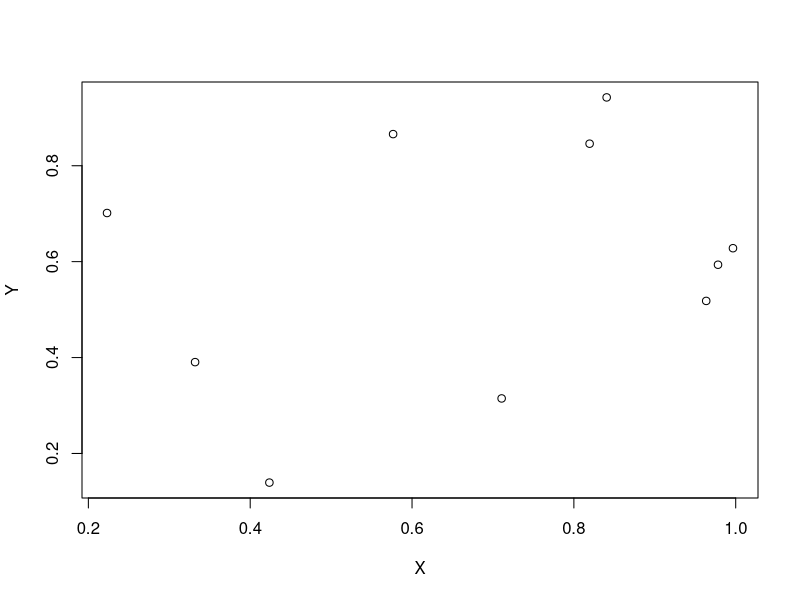
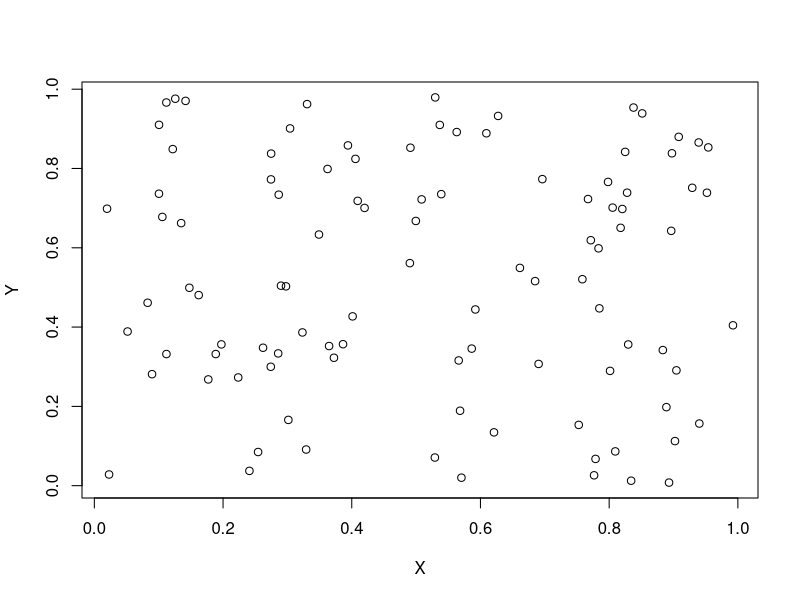
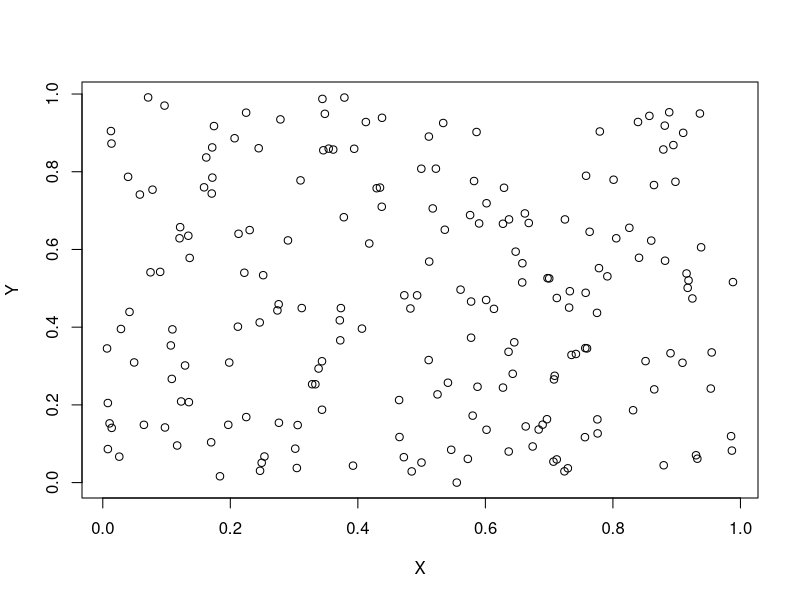
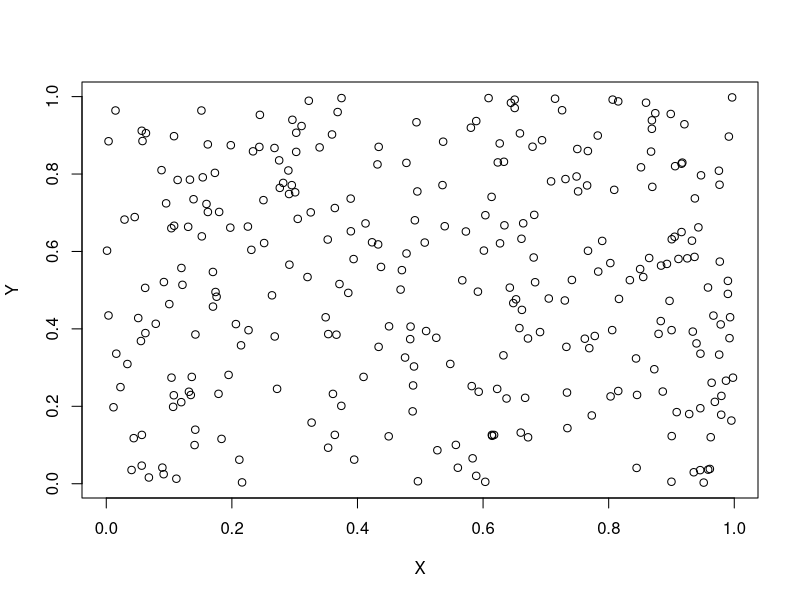
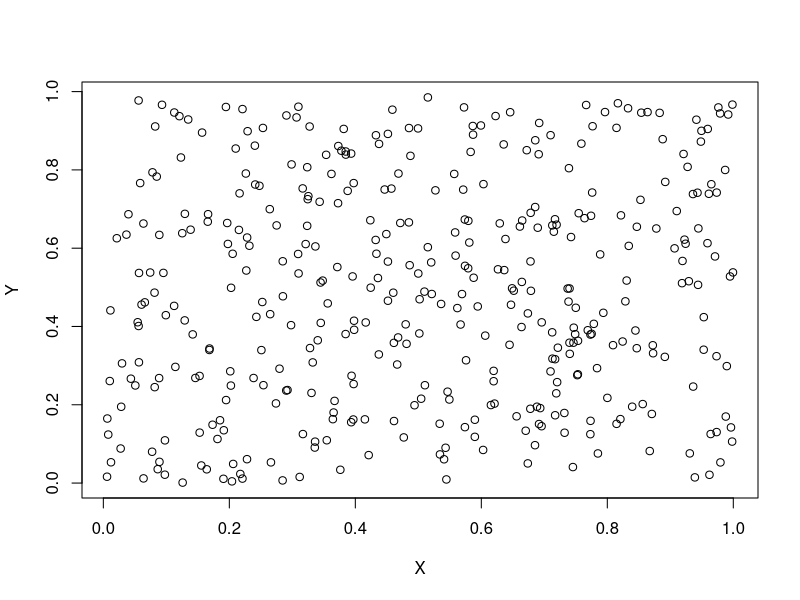
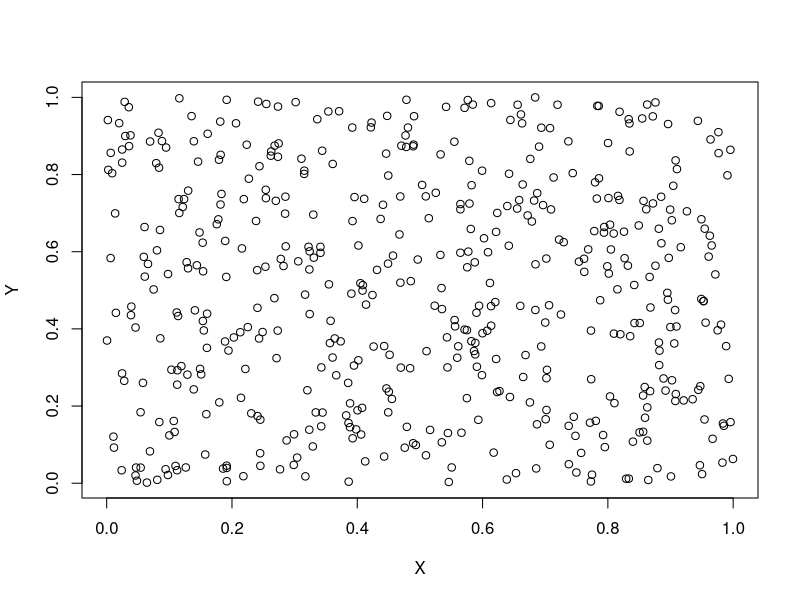
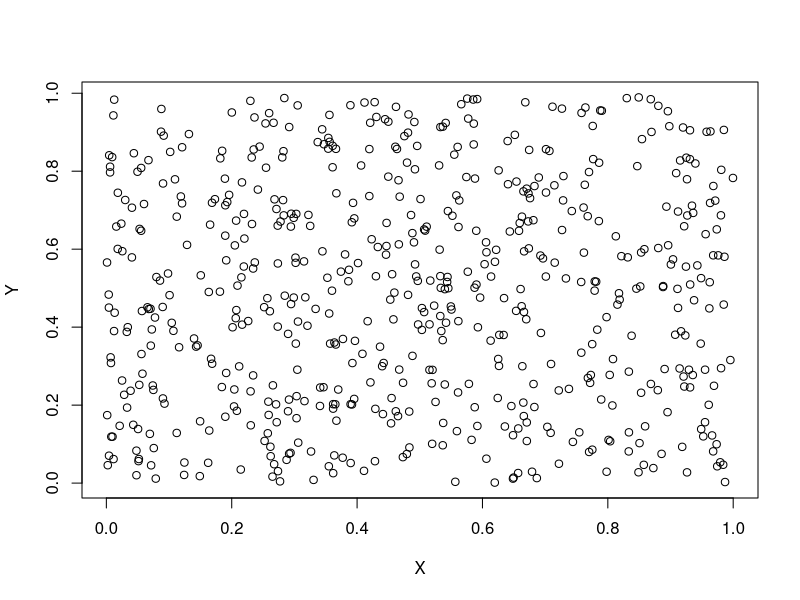
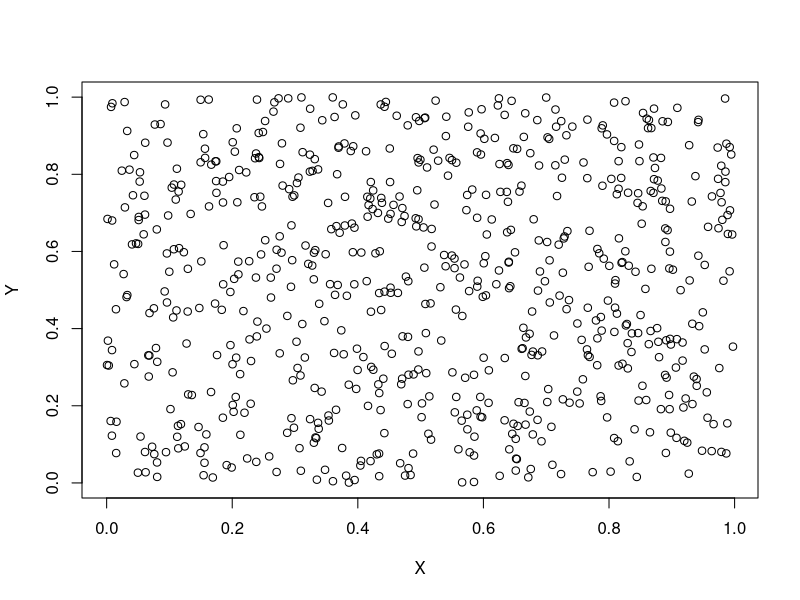

Recreate these plots in R, in order.
library(spatstat)
#library(jsonlite)
library(rjson)
library(stringr)

tocke <- function(n){
  t <- rpoint(n)
  X <- t$x
  Y <- t$y
  plot(X,Y)
  json <- toJSON(list(X = X,Y = Y))#, indent = 1)
  write(json,str_glue("tocke_{n}.json"))
  
}


set.seed(23)
tocke(10)
for(i in seq(100,10000,100)){tocke(i)}

tocke(20)
tocke(30)
tocke(40)
tocke(50)
tocke(60)
tocke(70)
